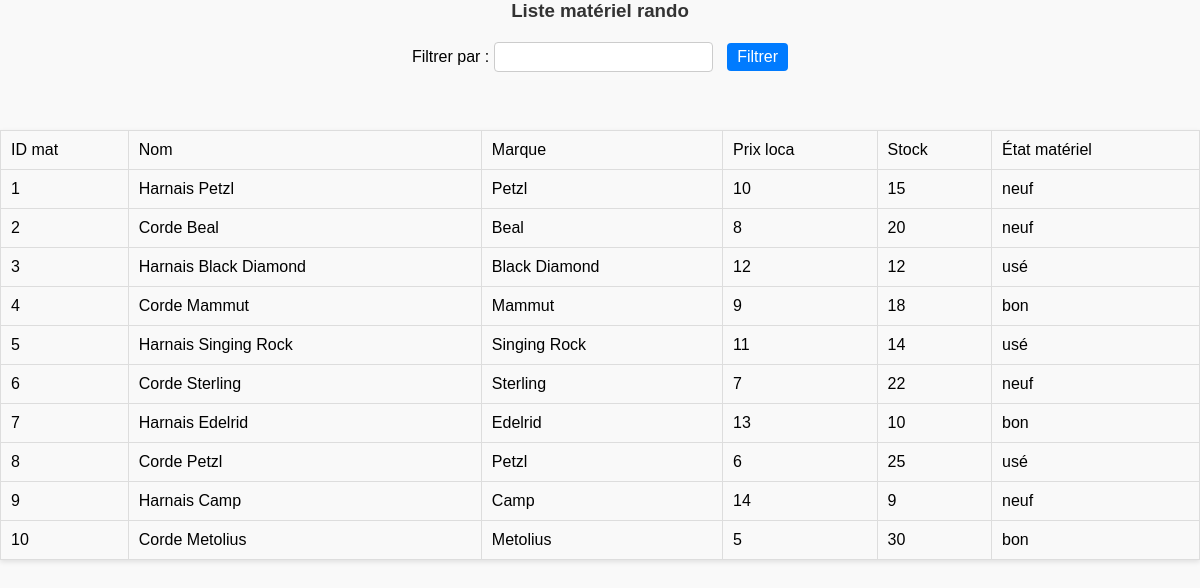
Page /vue/vue_select_mat_rando.php on the committed database.
### tables this page shows
create table mat_rando (
    id_materiel int(10) not null auto_increment,
    nom VARCHAR(50),
    marque VARCHAR(50),
    prix_loca float(6,2),
    stock_initial int(4),
    etat_materiel VARCHAR(50),
    taille_harnais float(6,2),
    type_corde VARCHAR(50),
    poids_max float(6,2),
    type_ancrage varchar(50),
    niveau_regidite varchar(30),
    role enum('mat_neige','mat_rando'),
    PRIMARY KEY (id_materiel)
);

### modele/modele.class.php (called while the page is built, shortened)
<?php
class Modele {
	private $unPDO;
	private $table;
	public function __construct() {
		try {
			$url = "mysql:host=localhost;dbname=prestigeAlpin";
			$user = "root";
			$mdp = "";
			$this->unPDO = new PDO($url, $user, $mdp);
		} catch (PDOException $exp) {
			echo "Erreur connexion BDD : " . $exp->getMessage();
		}
	}
	public function setTable($table) {
		$this->table = $table;
	}
	public function selectAll() {
		$requete = "select * from " . $this->table . ";";
		$select = $this->unPDO->prepare($requete);
		$select->execute();
		return $select->fetchAll();
	}
}
?>

### vue/vue_select_mat_rando.php (the view, shortened to what this page needs)
<?php
require_once('modele/modele.class.php');
$modele = new Modele();
$modele->setTable("mat_rando");
$lesMatNeige = $modele->selectAll();
$filtre = isset($_POST['filtre']) ? $_POST['filtre'] : '';
if (!empty($filtre)) {
    $where = array("nom", "marque");
    $lesMatNeige = $modele->selectLike($where, $filtre);
} else {
    $lesMatNeige = $modele->selectAll();
}
?>
<h3>Liste matériel rando</h3>
<!DOCTYPE html>
<html lang="en">
<head>
    <link rel="stylesheet" href="css/style_front.css">
<form method="post">
    Filtrer par : <input type="text" name="filtre">
    <input type="submit" name="Filtrer" value="Filtrer">
</form>
<br>
<table border="1">
    <tr>
        <td>ID mat</td>
        <td>Nom</td>
        <td>Marque</td>
        <td>Prix loca</td>
        <td>Stock</td>
        <td>État matériel</td>
    </tr>
    <?php
    if (isset($lesMatNeige)) {
        foreach ($lesMatNeige as $unMatNeige) {
            echo "<tr>";
            echo "<td>".$unMatNeige['id_materiel']."</td>";
            echo "<td>".$unMatNeige['nom']."</td>";
            echo "<td>".$unMatNeige['marque']."</td>";
            echo "<td>".$unMatNeige['prix_loca']."</td>";
            echo "<td>".$unMatNeige['stock_initial']."</td>";
            echo "<td>".$unMatNeige['etat_materiel']."</td>";
            echo "</tr>";
        }
    }
    ?>
</table>

### css/style_front.css (style rules this page uses)
h3 { color: #333; text-align: center; margin-bottom: 20px; }
form { text-align: center; margin-bottom: 20px; }
form input[type="text"] { padding: 5px; font-size: 16px; border: 1px solid #ccc; border-radius: 4px; margin-right: 10px; }
form input[type="submit"] { padding: 5px 10px; font-size: 16px; background-color: #007bff; color: white; border: none; border-radius: 4px; cursor: pointer; }
table { width: 100%; border-collapse: collapse; margin-top: 20px; box-shadow: 0 2px 5px rgba(0, 0, 0, 0.1); }
table, th, td { border: 1px solid #ddd; }
th, td { padding: 10px; text-align: left; }
tr:nth-child(even) { background-color: #f9f9f9; }

### rows in the picture
mat_rando: id_materiel "1", nom "Harnais Petzl", marque "Petzl", prix_loca "10", stock_initial "15", etat_materiel "neuf"
mat_rando: id_materiel "2", nom "Corde Beal", marque "Beal", prix_loca "8", stock_initial "20", etat_materiel "neuf"
mat_rando: id_materiel "3", nom "Harnais Black Diamond", marque "Black Diamond", prix_loca "12", stock_initial "12", etat_materiel "usé"
mat_rando: id_materiel "4", nom "Corde Mammut", marque "Mammut", prix_loca "9", stock_initial "18", etat_materiel "bon"
mat_rando: id_materiel "5", nom "Harnais Singing Rock", marque "Singing Rock", prix_loca "11", stock_initial "14", etat_materiel "usé"
mat_rando: id_materiel "6", nom "Corde Sterling", marque "Sterling", prix_loca "7", stock_initial "22", etat_materiel "neuf"
mat_rando: id_materiel "7", nom "Harnais Edelrid", marque "Edelrid", prix_loca "13", stock_initial "10", etat_materiel "bon"
mat_rando: id_materiel "8", nom "Corde Petzl", marque "Petzl", prix_loca "6", stock_initial "25", etat_materiel "usé"
mat_rando: id_materiel "9", nom "Harnais Camp", marque "Camp", prix_loca "14", stock_initial "9", etat_materiel "neuf"
mat_rando: id_materiel "10", nom "Corde Metolius", marque "Metolius", prix_loca "5", stock_initial "30", etat_materiel "bon"
